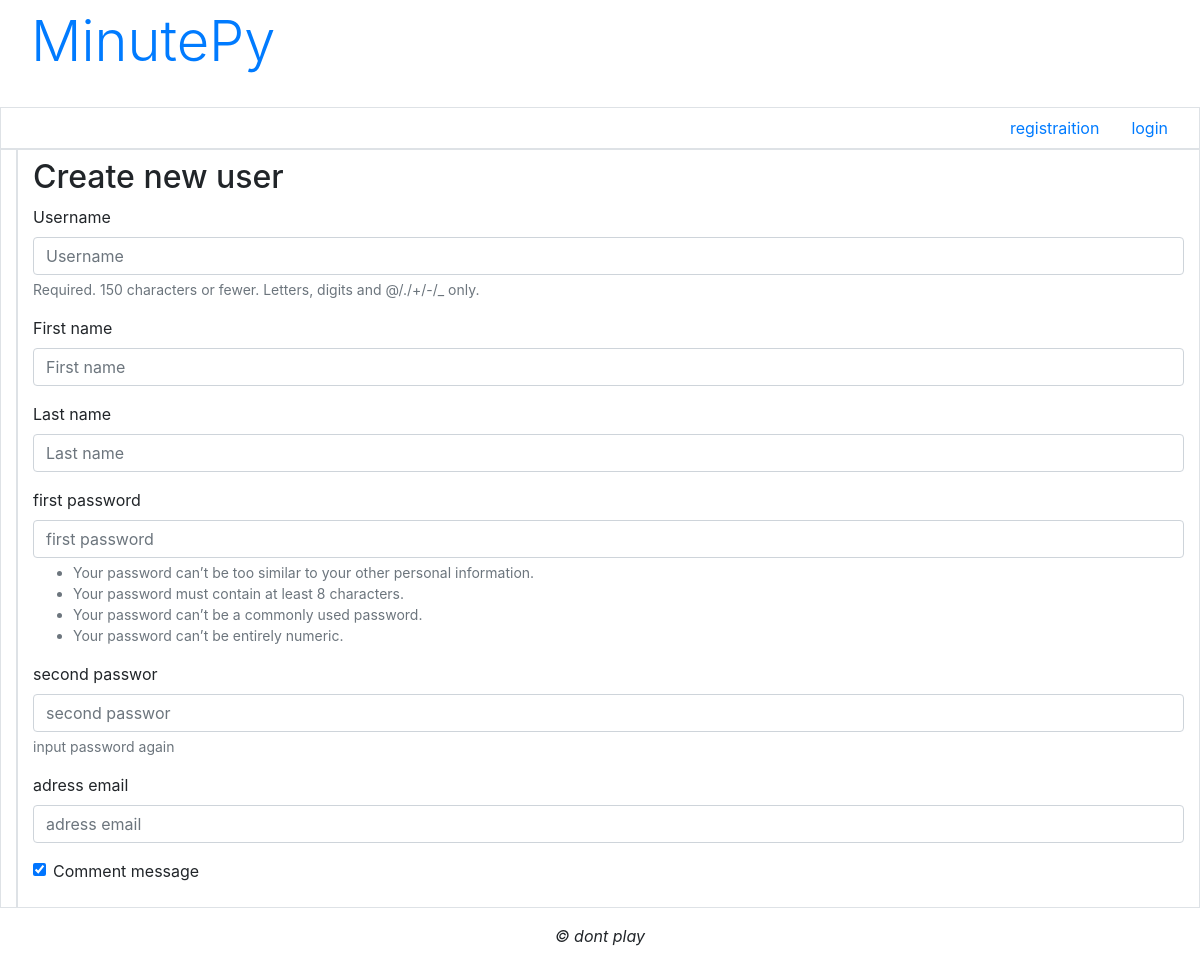
The app's page /accounts/register/, older data.
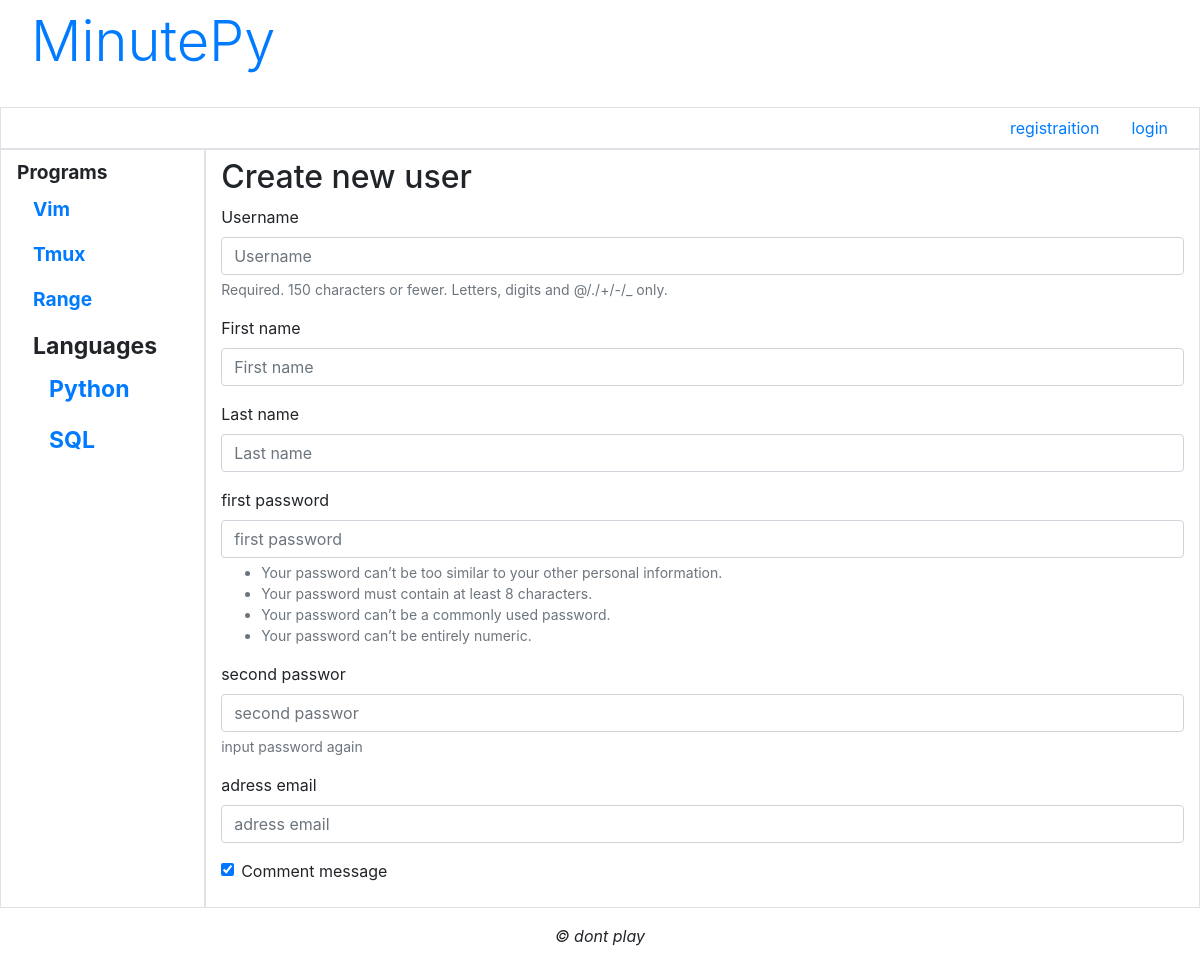
The same page, newer data.
### blog/models.py (models this page shows, shortened)
class Section(models.Model):
    name = models.CharField(max_length=20,db_index=True,unique=True,
                            verbose_name='section name')
    order = models.IntegerField(default=0,db_index=True,verbose_name='order')
    main_section = models.ForeignKey('MainSection',on_delete=models.PROTECT,null=True,
                                     blank=True,verbose_name='main section')

### blog/views.py (the view)
# urls.py: path('accounts/register/',RegisterUserView.as_view(),name='register'),
class RegisterUserView(CreateView):
    model = AdvUser
    template_name = 'registration/register.html'
    form_class = RegisterUserForm
    success_url = reverse_lazy('register_done')

### blog/forms.py (shortened to what this page needs)
class RegisterUserForm(forms.ModelForm):
    email = forms.EmailField(label="adress email",required=True)
    password1 = forms.CharField(label="first password",
                                widget=forms.PasswordInput,
                               help_text=password_validation.password_validators_help_text_html())
    password2 = forms.CharField(label="second passwor",
                                     widget=forms.PasswordInput,
                                     help_text="input password again")
    class Meta:
        model = AdvUser
        fields = ('username','first_name','last_name','password1','password2','email','send_message')

### blog/models.py (called while the page is built)
    def get_queryset(self):
        return super().get_queryset().filter(main_section__isnull=False)

### blog/templates/registration/register.html (shortened to what this page needs)
{% extends "layout/basic.html" %}
{% load bootstrap4 %}
{% block content %}
<h2>Create new user</h2>
<form method="post">
		{% bootstrap_form form layout='horizontal' %}
</form>
{% endblock %}

### blog/templates/layout/basic.html (shortened to what this page needs)
{% load bootstrap4 %}
{% load static %}
<!DOCTYPE html>
<html>
		<head>
						{% bootstrap_css %}
						<link rel="stylesheet" type="text/css"
						href="{% static "blog/style.css" %}">
		</head>
		<body class="container-fluid">
				<header class="mb-4">
					<a class="display-4 nav-link" href="{% url 'main' %}">MinutePy</a>
				</header>
				<div class="row">
						<ul class="col nav justify-content-end border">
								{% if not user.is_authenticated %}
								<li class="nav-item"><a class="nav-link"
								href="{% url 'register' %} ">registraition</a></li>
								<li class="nav-item"><a class="nav-link"
								href="{% url "login" %}">login</a></li>
								{% endif %}
						</ul>
				</div>
				<div class="row">
						<nav class="col-md-auto nav flex-column border">
								{% for marker in markers %}
								{% ifchanged marker.main_section %}
								<span class="nav-link root font-weight-bold">
								{{ marker.main_section.name }}
								{% endifchanged %}
								<a class="nav-link" href="{% url 'by_marker' marker_name=marker.name %}">
									{{ marker.name }}</a>
								{% endfor %}
						</nav>
						<section class="col border py-2">
								{% block content %}
								{% endblock %}
						</section>
				</div>
				<footer class="mt-3">
						<p class="text-center font-italic">&copy; dont play </p>
				</footer>
		</body>
</html>

Row changes from the older to the newer data that the page shows:
added Section: main_section.name "Programs", name "Vim"
added Section: name "Tmux"
added Section: name "Range"
added Section: main_section.name "Languages", name "Python"
added Section: name "SQL"
